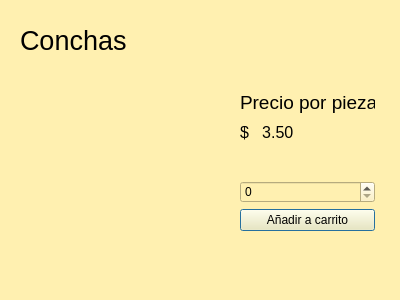
<?xml version="1.0" encoding="UTF-8"?>
<ui version="4.0">
 <class>Conchas</class>
 <widget class="QDialog" name="Conchas">
  <property name="geometry">
   <rect>
    <x>0</x>
    <y>0</y>
    <width>400</width>
    <height>300</height>
   </rect>
  </property>
  <property name="windowTitle">
   <string>Dialog</string>
  </property>
  <property name="styleSheet">
   <string notr="true">background-color:rgb(255, 240, 176);
border-color: rgb(0, 0, 0);
gridline-color: rgb(0, 0, 0);
border-color: rgb(0, 0, 0);
</string>
  </property>
  <widget class="QLabel" name="label">
   <property name="geometry">
    <rect>
     <x>20</x>
     <y>20</y>
     <width>111</width>
     <height>41</height>
    </rect>
   </property>
   <property name="font">
    <font>
     <pointsize>20</pointsize>
    </font>
   </property>
   <property name="text">
    <string>Conchas</string>
   </property>
  </widget>
  <widget class="QWidget" name="layoutWidget">
   <property name="geometry">
    <rect>
     <x>240</x>
     <y>90</y>
     <width>135</width>
     <height>141</height>
    </rect>
   </property>
   <layout class="QVBoxLayout" name="verticalLayout">
    <item>
     <widget class="QLabel" name="label_2">
      <property name="font">
       <font>
        <pointsize>14</pointsize>
       </font>
      </property>
      <property name="text">
       <string>Precio por pieza</string>
      </property>
     </widget>
    </item>
    <item>
     <widget class="QLabel" name="label_4">
      <property name="font">
       <font>
        <pointsize>12</pointsize>
       </font>
      </property>
      <property name="text">
       <string>$   3.50</string>
      </property>
     </widget>
    </item>
    <item>
     <widget class="QLabel" name="label_3">
      <property name="text">
       <string/>
      </property>
     </widget>
    </item>
    <item>
     <widget class="QSpinBox" name="spinBox"/>
    </item>
    <item>
     <widget class="QPushButton" name="pushButton">
      <property name="text">
       <string>Añadir a carrito</string>
      </property>
     </widget>
    </item>
   </layout>
  </widget>
  <widget class="QLabel" name="label_5">
   <property name="geometry">
    <rect>
     <x>20</x>
     <y>90</y>
     <width>201</width>
     <height>181</height>
    </rect>
   </property>
   <property name="text">
    <string/>
   </property>
   <property name="pixmap">
    <pixmap resource="pastel.qrc">:/Images/conchaspanmexicano.jpg</pixmap>
   </property>
   <property name="scaledContents">
    <bool>true</bool>
   </property>
  </widget>
 </widget>
 <resources>
  <include location="pastel.qrc"/>
 </resources>
 <connections/>
</ui>
